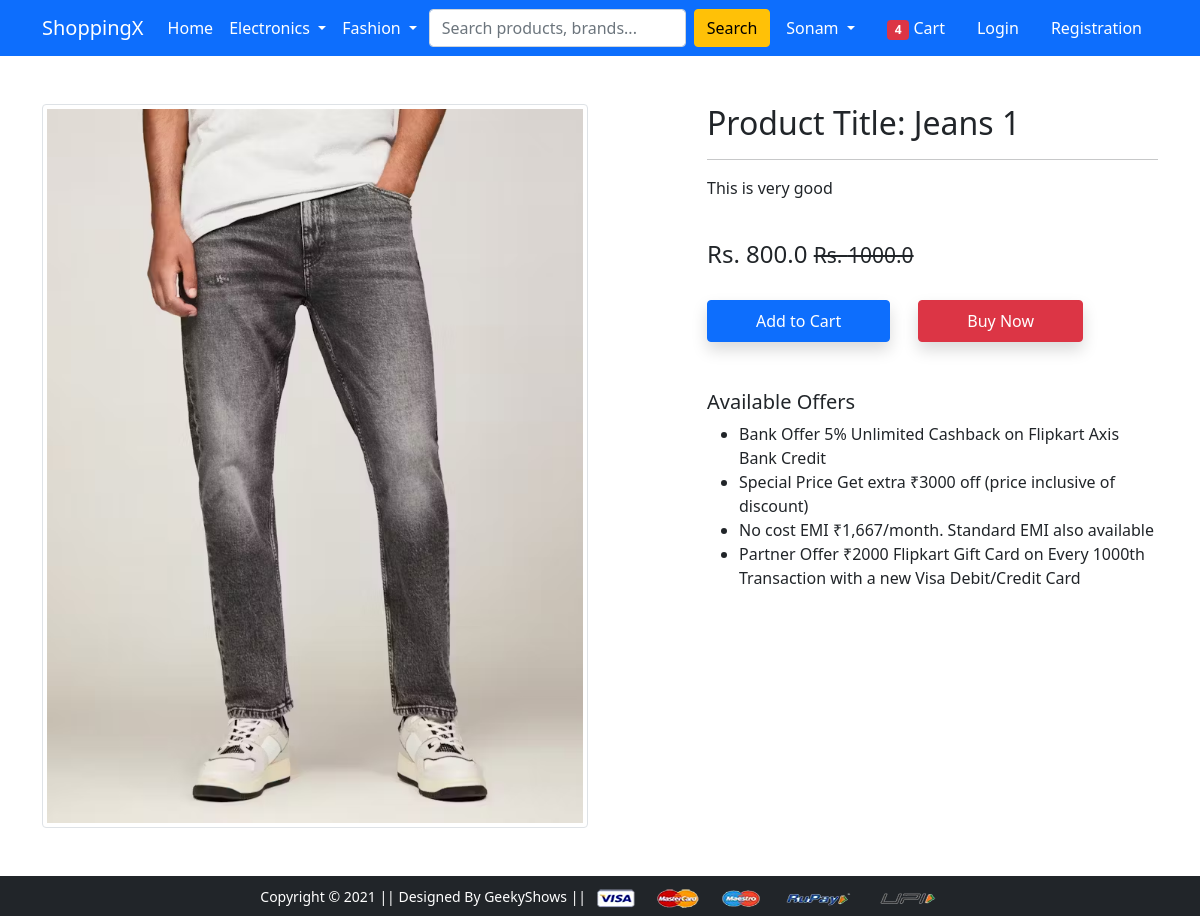
Screenshot of /product-detail/1 with the database file from the repository.
### app/models.py (models this page shows, shortened)
class Product(models.Model):
    title = models.CharField(max_length=100)
    selling_price = models.FloatField()
    discounted_price = models.FloatField()
    description = models.TextField()
    brand = models.CharField(max_length=100)
    category = models.CharField(choices=CATEGORY_CHOICES, max_length=2)
    product_image = models.ImageField(upload_to='productimg')

### app/views.py (the view)
# urls.py: path('product-detail/<int:pk>', views.ProductDetailView.as_view(), name='product-detail'),
class ProductDetailView(View):
    def get(self, request, pk):
        product = Product.objects.get(pk=pk)
        return render(request, 'app/productdetail.html', {'product': product})

### app/templates/app/productdetail.html (shortened to what this page needs)
{% extends 'app/base.html' %}
{% load static %}
{% block main-content %}
<div class="container my-5">
 <div class="row">
  <div class="col-sm-6 text-center align-self-center">
   <img src="{{product.product_image.url}}" alt="" class="img-fluid img-thumbnail">
  </div>
  <div class="col-sm-5 offset-sm-1">
   <h2>Product Title: {{product.title}}</h2>
   <hr>
   <p>{{product.description}}</p> <br>
   <h4>Rs. {{product.discounted_price}} <small class="fw-light text-decoration-line-through">Rs. {{product.selling_price}}</small></h4> <br>
    <a href="{% url 'add-to-cart' %}?product_id={{product.id}}" class="btn btn-primary shadow px-5 py-2">Add to Cart</a>
    <a href="{% url 'buy-now' %}?product_id={{product.id}}" class="btn btn-danger shadow px-5 py-2 ms-4">Buy Now</a>
   <h5 class="mt-5">Available Offers</h5>
   <ul>
    <li>Bank Offer 5% Unlimited Cashback on Flipkart Axis Bank Credit</li>
    <li>Special Price Get extra ₹3000 off (price inclusive of discount)</li>
    <li>No cost EMI ₹1,667/month. Standard EMI also available</li>
    <li>Partner Offer ₹2000 Flipkart Gift Card on Every 1000th Transaction with a new Visa Debit/Credit Card</li>
   </ul>
  </div>
 </div>
</div>
{% endblock main-content %}

### rows the page displays
Product: product_image (picture), title "Jeans 1", description "This is very good", discounted_price "800.0", selling_price "1000.0"
